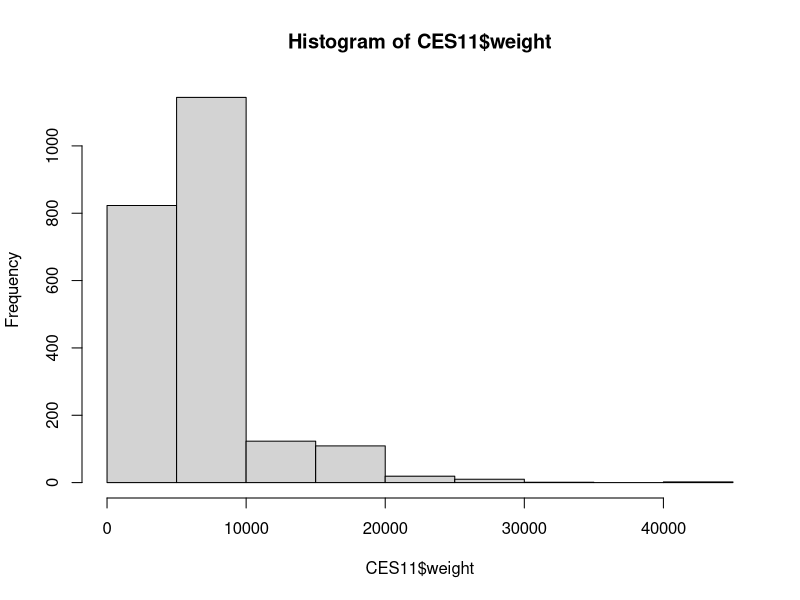

The R source for this figure:
## ---- chunk 1
library(survey)
library(carData)
## ---- chunk 2
is.na(CES11$abortion) |> table()
## ---- chunk 3
CES.svy <- svydesign(
  ids =  ~ id,
  strata =  ~ province,
  fpc =  ~ population,
  weights =  ~ weight,
  data = CES11
)

CES.svy.wrong <- svydesign(
  ids =  ~ 1,
  weights =  ~ weight,
  data = CES11
)
## ---- chunk 4
svymean(~abortion, design = CES.svy, deff = "replace")
## ---- chunk 5
svymean(~abortion, design = CES.svy.wrong, deff = "replace")
## ---- chunk 6
the_ess <- sum(CES11$weight)^2 / sum(CES11$weight^2)
the_ess
## ---- chunk 7
hist(CES11$weight)
## ---- chunk 8
nrow(CES11) / the_ess
